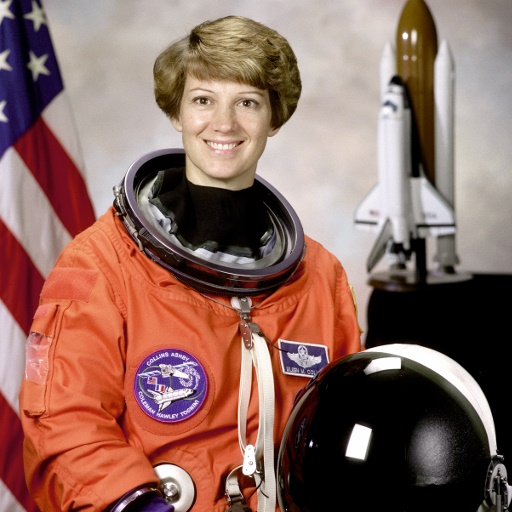
#> input picture Ch02/code/image.jpg, 512 x 512 px
$ python canny_edge_scikit.py
#> lines starting #> are read from the running program, lines starting #| are printed output that depends on the picture
# Import necessary libraries from scikit-image
from skimage import io
from skimage import feature
from skimage import color

# Load the image and convert it to grayscale
img = io.imread("image.jpg")
#> img is the input picture: shape (512, 512, 3); mean R, G, B 141.6, 105.8, 96.5
img = color.rgb2gray(img)
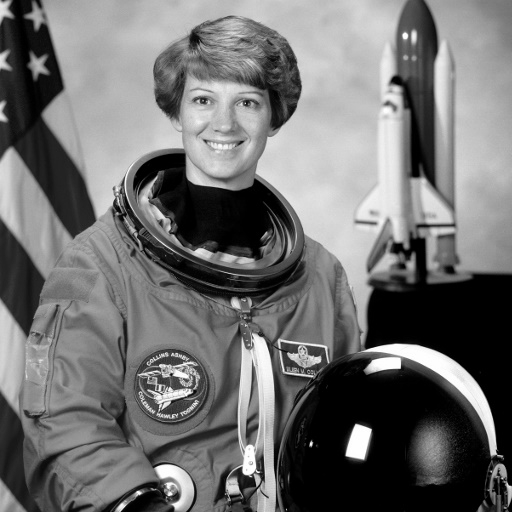
#> img: shape (512, 512) float64; min 0, max 1, mean 0.442

# Detect edges using the Canny edge detection algorithm with a sigma value of 3
edge = feature.canny(img, 3)
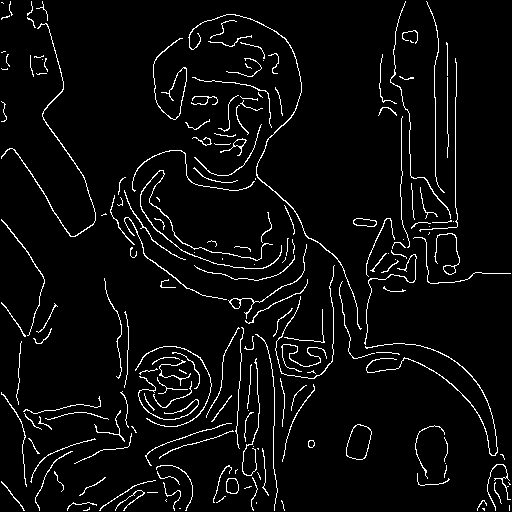
#> edge: shape (512, 512) bool; 4.6% white in thin lines or dots

# Display the resulting image of edges and save it as a new image
io.imshow(edge)
io.imsave("new_img.jpg", edge)
io.show()
